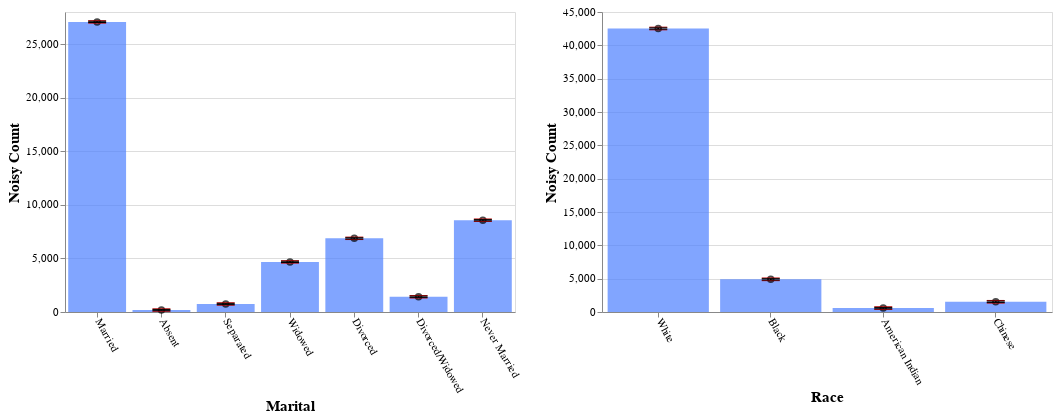
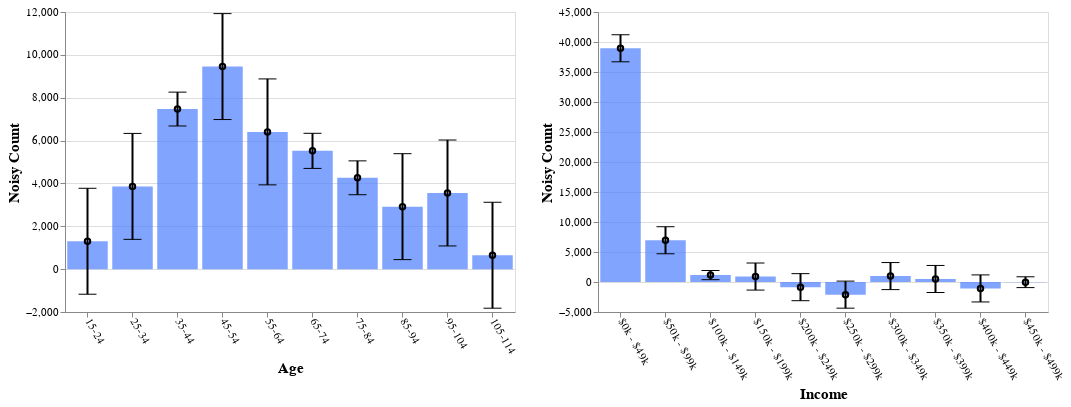
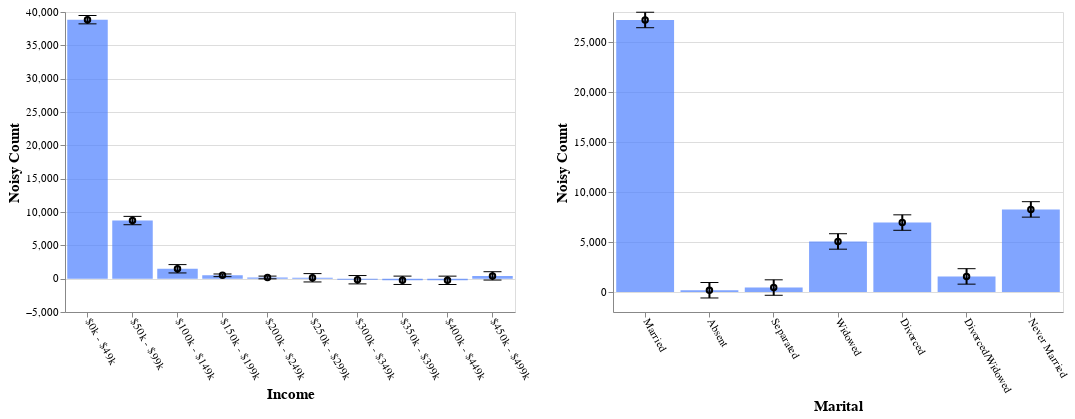
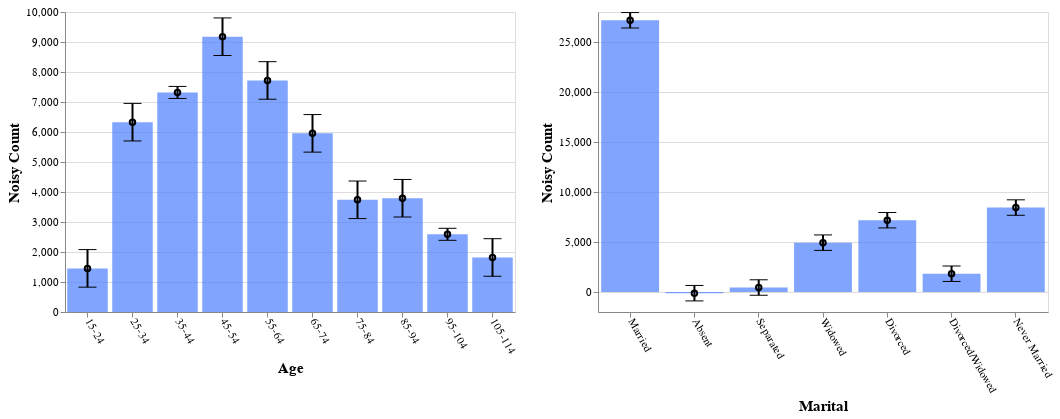

The notebook cell these images were saved under, in order:
### Code cell
# display(bar_label)
interface = widgets.VBox([gap_button, prompt, prompt_answer])
display(interface)
